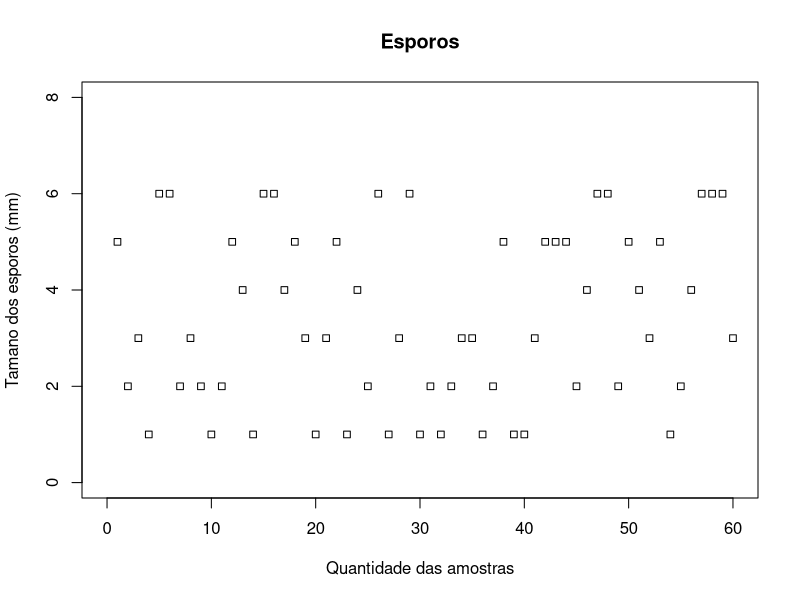

The R source for this figure:
# Espécies coletadas sp1:sp60
Especies <- c("sp1", "sp2", "sp3", "sp4", "sp5","sp6", "sp7", "sp8", "sp9",
              "sp10", "sp11", "sp12", "sp13", "sp14", "sp15", "sp16", "sp17", 
              "sp18", "sp19", "sp20", "sp21", "sp22", "sp23", "sp24", "sp25",
              "sp26", "sp27", "sp28", "sp29", "sp30", "sp31", "sp32", "sp33", 
              "sp34", "sp35", "sp36", "sp37", "sp38", "sp39", "sp40", "sp41", 
              "sp42", "sp43", "sp44", "sp45", "sp46", "sp47", "sp48", "sp49", 
              "sp50", "sp51", "sp52", "sp53", "sp54", "sp55", "sp56", "sp57", 
              "sp58", "sp59", "sp60")
Esporos <- sample(1:6, 60, replace=TRUE)
Areas <- sample(1:3, 60, replace = TRUE)
Altitude <- sample(1100:1600, 60, replace = TRUE)
Temperatura <- sample(20:28, 60, replace=TRUE)

# data-frame
coleta <- data.frame(Especies, Areas, Esporos, Altitude, Temperatura)


plot(coleta$Esporos,
     ylim = c(0,8),
     xlim = c(0,60),
     main = "Esporos",
     ylab = "Tamano dos esporos (mm)",
     xlab = "Quantidade das amostras",
     pch = 22)
  

# Correlação
cor(coleta$Esporos, coleta$Temperatura)
cor(coleta$Altitude, coleta$Temperatura)

# Variância
var(coleta$Esporos)
var(coleta$Temperatura)


# Norm
n_Esporo <- rnorm(coleta$Esporos)
n_Temperatura <- rnorm(coleta$Esporos)
n_Altitude <- rnorm(coleta$Altitude)

# Teste shapiro valor p < 0.05
shapiro.test(n_Esporo) # Hipotese nula recusada
shapiro.test(n_Temperatura) # Hipotese nula recusada
shapiro.test(n_Altitude) # Hipotese nula recusada

# ANOVA
trat<-factor(coleta$Esporos)
oneway<-aov(coleta$Esporos~trat)
oneway
anova(oneway)
shapiro.test(resid(oneway))
